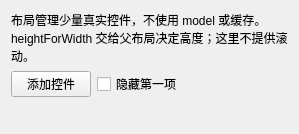
<?xml version='1.0' encoding='utf-8'?>
<ui version="4.0">
 <class>WrapWrapLayoutPage</class>
 <widget class="QWidget" name="WrapWrapLayoutPage">
  <layout class="QVBoxLayout" name="pageLayout" stretch="0,0,1,0">
   <item>
    <widget class="QLabel" name="description">
     <property name="sizePolicy">
      <sizepolicy hsizetype="Preferred" vsizetype="Maximum">
       <horstretch>0</horstretch>
       <verstretch>0</verstretch>
      </sizepolicy>
     </property>
     <property name="text">
      <string>布局管理少量真实控件，不使用 model 或缓存。heightForWidth 交给父布局决定高度；这里不提供滚动。</string>
     </property>
     <property name="wordWrap">
      <bool>true</bool>
     </property>
    </widget>
   </item>
   <item>
    <layout class="QHBoxLayout" name="controls">
     <item>
      <widget class="QPushButton" name="add">
       <property name="text">
        <string>添加控件</string>
       </property>
      </widget>
     </item>
     <item>
      <widget class="QCheckBox" name="hide">
       <property name="text">
        <string>隐藏第一项</string>
       </property>
      </widget>
     </item>
     <item>
      <spacer name="controlsSpace">
       <property name="orientation">
        <enum>Qt::Horizontal</enum>
       </property>
       <property name="sizeHint" stdset="0">
        <size>
         <width>40</width>
         <height>20</height>
        </size>
       </property>
      </spacer>
     </item>
    </layout>
   </item>
   <item>
    <widget class="QWidget" name="container">
     <property name="sizePolicy">
      <sizepolicy hsizetype="Expanding" vsizetype="Expanding">
       <horstretch>0</horstretch>
       <verstretch>1</verstretch>
      </sizepolicy>
     </property>
    </widget>
   </item>
   <item>
    <widget class="QLabel" name="status">
     <property name="sizePolicy">
      <sizepolicy hsizetype="Preferred" vsizetype="Maximum">
       <horstretch>0</horstretch>
       <verstretch>0</verstretch>
      </sizepolicy>
     </property>
     <property name="wordWrap">
      <bool>true</bool>
     </property>
    </widget>
   </item>
  </layout>
 </widget>
 <resources />
 <connections />
</ui>
